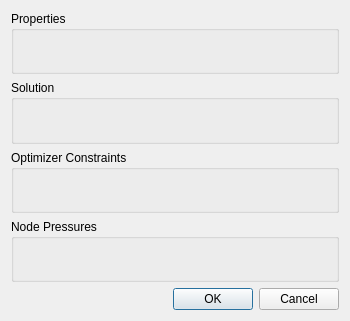
<?xml version="1.0" encoding="UTF-8"?>
<ui version="4.0">
 <class>BlockDialog</class>
 <widget class="QDialog" name="BlockDialog">
  <property name="geometry">
   <rect>
    <x>0</x>
    <y>0</y>
    <width>350</width>
    <height>321</height>
   </rect>
  </property>
  <property name="windowTitle">
   <string>Dialog</string>
  </property>
  <layout class="QVBoxLayout" name="verticalLayout">
   <item>
    <widget class="QGroupBox" name="property_box">
     <property name="title">
      <string>Properties</string>
     </property>
     <layout class="QFormLayout" name="formLayout"/>
    </widget>
   </item>
   <item>
    <widget class="QGroupBox" name="solution_box">
     <property name="title">
      <string>Solution</string>
     </property>
     <layout class="QVBoxLayout" name="verticalLayout_2"/>
    </widget>
   </item>
   <item>
    <widget class="QGroupBox" name="optimizer_constraint_box">
     <property name="title">
      <string>Optimizer Constraints</string>
     </property>
     <layout class="QFormLayout" name="formLayout_3"/>
    </widget>
   </item>
   <item>
    <widget class="QGroupBox" name="node_pressure_box">
     <property name="title">
      <string>Node Pressures</string>
     </property>
     <layout class="QVBoxLayout" name="verticalLayout_3"/>
    </widget>
   </item>
   <item>
    <widget class="QDialogButtonBox" name="buttonBox">
     <property name="orientation">
      <enum>Qt::Horizontal</enum>
     </property>
     <property name="standardButtons">
      <set>QDialogButtonBox::Cancel|QDialogButtonBox::Ok</set>
     </property>
    </widget>
   </item>
  </layout>
 </widget>
 <resources/>
 <connections>
  <connection>
   <sender>buttonBox</sender>
   <signal>accepted()</signal>
   <receiver>BlockDialog</receiver>
   <slot>accept()</slot>
   <hints>
    <hint type="sourcelabel">
     <x>257</x>
     <y>311</y>
    </hint>
    <hint type="destinationlabel">
     <x>157</x>
     <y>274</y>
    </hint>
   </hints>
  </connection>
  <connection>
   <sender>buttonBox</sender>
   <signal>rejected()</signal>
   <receiver>BlockDialog</receiver>
   <slot>reject()</slot>
   <hints>
    <hint type="sourcelabel">
     <x>325</x>
     <y>311</y>
    </hint>
    <hint type="destinationlabel">
     <x>286</x>
     <y>274</y>
    </hint>
   </hints>
  </connection>
 </connections>
</ui>
